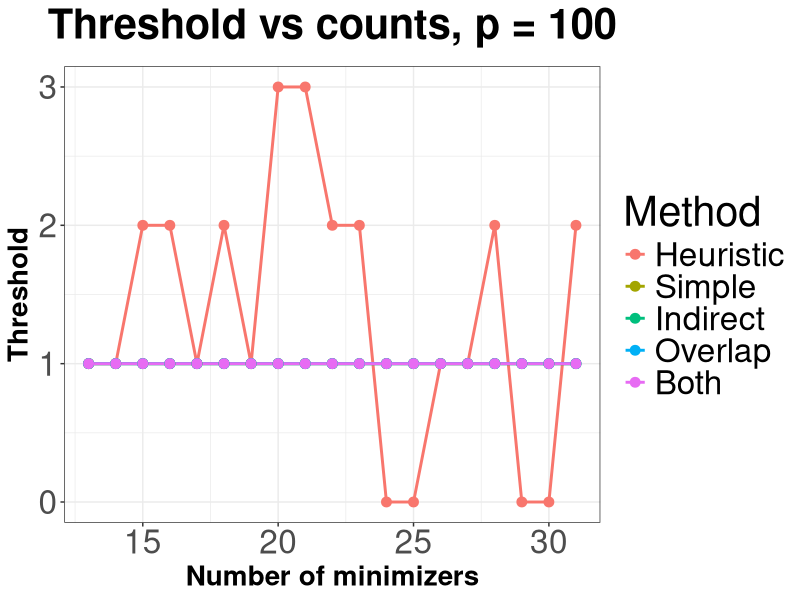
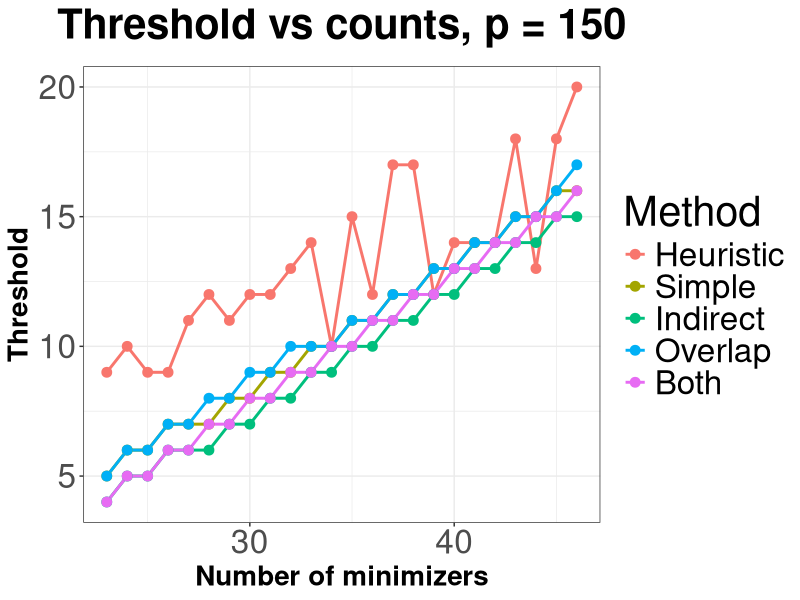
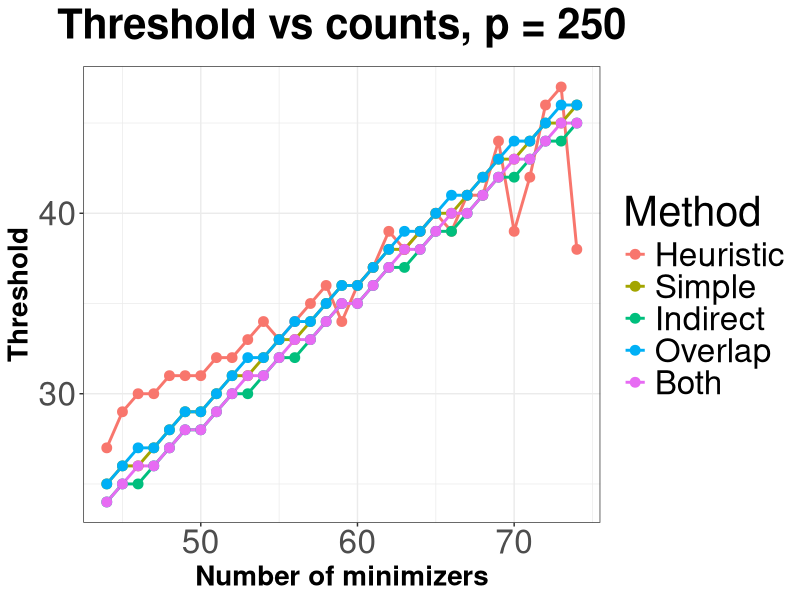

Write R code to recreate these figures, in order.
# SPDX-FileCopyrightText: 2006-2025 Knut Reinert & Freie Universität Berlin
# SPDX-FileCopyrightText: 2016-2025 Knut Reinert & MPI für molekulare Genetik
# SPDX-License-Identifier: BSD-3-Clause

library(ggplot2)
library(reshape2)

#######################################################################################################################
# p = 100
#######################################################################################################################

counts <- c(13, 14, 15, 16, 17, 18, 19, 20, 21, 22, 23, 24, 25, 26, 27, 28, 29, 30, 31)
heuristic  <- c(1, 1, 2, 2, 1, 2, 1, 3, 3, 2, 2, 0, 0, 1, 1, 2, 0, 0, 2)
simple  <- c(1, 1, 1, 1, 1, 1, 1, 1, 1, 1, 1, 1, 1, 1, 1, 1, 1, 1, 1)
indirect  <- c(1, 1, 1, 1, 1, 1, 1, 1, 1, 1, 1, 1, 1, 1, 1, 1, 1, 1, 1)
overlap    <- c(1, 1, 1, 1, 1, 1, 1, 1, 1, 1, 1, 1, 1, 1, 1, 1, 1, 1, 1)
both  <- c(1, 1, 1, 1, 1, 1, 1, 1, 1, 1, 1, 1, 1, 1, 1, 1, 1, 1, 1)

df <- data.frame(counts, heuristic, simple, indirect, overlap, both)
colnames(df) <- c("counts", "Heuristic", "Simple", "Indirect", "Overlap", "Both")
df2 <- melt(df, id = "counts", variable.name="Method")

mini1 <- ggplot(df2, aes(x = counts, y = value, color = Method)) +
  geom_line(size = 1) +
  geom_point(size = 3) +
  labs(title=expression(bold("Threshold vs counts, p = 100")),
       x = "Number of minimizers",
       y = "Threshold") +
  theme_bw() +
  theme(text = element_text(size=30),
        plot.title = element_text(size=30, face="bold", hjust = 0.5),
        axis.title.x = element_text(size=20, face="bold"),
        axis.title.y = element_text(size=20, face="bold"))

#######################################################################################################################
# p = 150
#######################################################################################################################

counts <- c(23, 24, 25, 26, 27, 28, 29, 30, 31, 32, 33, 34, 35, 36, 37, 38, 39, 40, 41, 42, 43, 44, 45, 46)
heuristic  <- c(9, 10, 9, 9, 11, 12, 11, 12, 12, 13, 14, 10, 15, 12, 17, 17, 12, 14, 14, 14, 18, 13, 18, 20)
simple  <- c(5, 6, 6, 7, 7, 7, 8, 8, 9, 9, 10, 10, 11, 11, 12, 12, 13, 13, 14, 14, 15, 15, 16, 16)
indirect  <- c(4, 5, 5, 6, 6, 6, 7, 7, 8, 8, 9, 9, 10, 10, 11, 11, 12, 12, 13, 13, 14, 14, 15, 15)
overlap    <- c(5, 6, 6, 7, 7, 8, 8, 9, 9, 10, 10, 10, 11, 11, 12, 12, 13, 13, 14, 14, 15, 15, 16, 17)
both  <- c(4, 5, 5, 6, 6, 7, 7, 8, 8, 9, 9, 10, 10, 11, 11, 12, 12, 13, 13, 14, 14, 15, 15, 16)

df <- data.frame(counts, heuristic, simple, indirect, overlap, both)
colnames(df) <- c("counts", "Heuristic", "Simple", "Indirect", "Overlap", "Both")
df2 <- melt(df, id = "counts", variable.name="Method")

mini2 <- ggplot(df2, aes(x = counts, y = value, color = Method)) +
  geom_line(size = 1) +
  geom_point(size = 3) +
  labs(title=expression(bold("Threshold vs counts, p = 150")),
       x = "Number of minimizers",
       y = "Threshold") +
  theme_bw() +
  theme(text = element_text(size=30),
        plot.title = element_text(size=30, face="bold", hjust = 0.5),
        axis.title.x = element_text(size=20, face="bold"),
        axis.title.y = element_text(size=20, face="bold"))

#######################################################################################################################
# p = 250
#######################################################################################################################

counts <- c(44, 45, 46, 47, 48, 49, 50, 51, 52, 53, 54, 55, 56, 57, 58, 59, 60, 61, 62, 63, 64, 65, 66, 67, 68, 69, 70, 71, 72, 73, 74)
heuristic  <- c(27, 29, 30, 30, 31, 31, 31, 32, 32, 33, 34, 33, 34, 35, 36, 34, 36, 37, 39, 38, 39, 40, 39, 41, 41, 44, 39, 42, 46, 47, 38)
simple  <- c(25, 26, 26, 27, 28, 29, 29, 30, 31, 31, 32, 33, 33, 34, 35, 36, 36, 37, 38, 38, 39, 40, 40, 41, 42, 43, 43, 44, 45, 45, 46)
indirect  <- c(24, 25, 25, 26, 27, 28, 28, 29, 30, 30, 31, 32, 32, 33, 34, 35, 35, 36, 37, 37, 38, 39, 39, 40, 41, 42, 42, 43, 44, 44, 45)
overlap    <- c(25, 26, 27, 27, 28, 29, 29, 30, 31, 32, 32, 33, 34, 34, 35, 36, 36, 37, 38, 39, 39, 40, 41, 41, 42, 43, 44, 44, 45, 46, 46)
both  <- c(24, 25, 26, 26, 27, 28, 28, 29, 30, 31, 31, 32, 33, 33, 34, 35, 35, 36, 37, 38, 38, 39, 40, 40, 41, 42, 43, 43, 44, 45, 45)

df <- data.frame(counts, heuristic, simple, indirect, overlap, both)
colnames(df) <- c("counts", "Heuristic", "Simple", "Indirect", "Overlap", "Both")
df2 <- melt(df, id = "counts", variable.name="Method")

mini3 <- ggplot(df2, aes(x = counts, y = value, color = Method)) +
  geom_line(size = 1) +
  geom_point(size = 3) +
  labs(title=expression(bold("Threshold vs counts, p = 250")),
       x = "Number of minimizers",
       y = "Threshold") +
  theme_bw() +
  theme(text = element_text(size=30),
        plot.title = element_text(size=30, face="bold", hjust = 0.5),
        axis.title.x = element_text(size=20, face="bold"),
        axis.title.y = element_text(size=20, face="bold"))

#######################################################################################################################
# Save plots
#######################################################################################################################

ggsave(file="<DIR>/mini_100.svg", plot=mini1, width=16, height=9)
ggsave(file="<DIR>/mini_150.svg", plot=mini2, width=16, height=9)
ggsave(file="<DIR>/mini_250.svg", plot=mini3, width=16, height=9)
